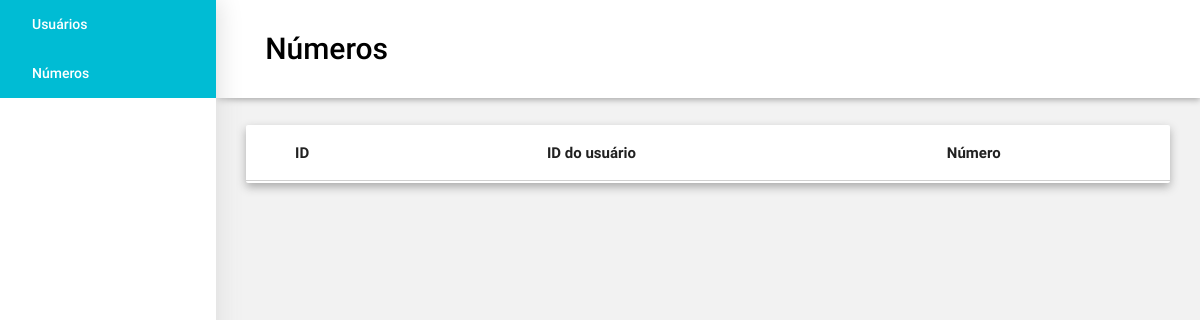
Page /index.php?page=numbers on the earlier database version.
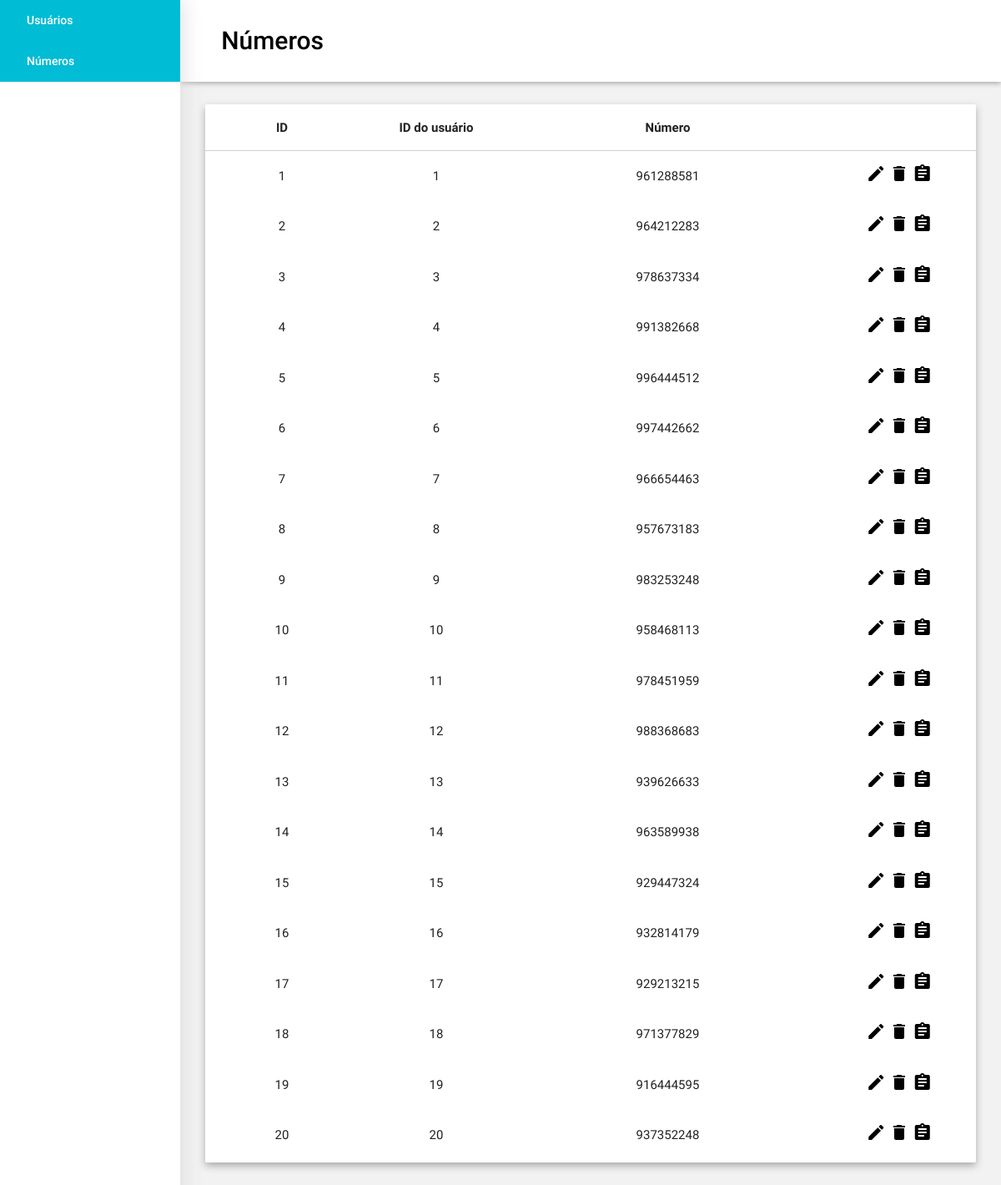
Same page on the later database version.
### tables this page shows
create table phone (
  id integer not null auto_increment,
  number varchar(20) not null,
  countryCode varchar(10) not null,
  areaCode varchar(10) not null,
  idUser integer not null,
  primary key(id),
  foreign key(countryCode) references country_code(code),
  foreign key(areaCode) references area_code(code),
  foreign key(idUser) references user(id));

### numbers-table.php (the view)
<?php
echo("<table class='centered responsive-table'>");
$querySelect = mysqli_query($con, "select * from phone order by id");
echo("<thead>
        <tr>
            <th>ID</th>
            <th>ID do usuário</th>
            <th>Número</th>
            <th></th>
        </tr>
    </thead>"
);
while ($resSelect = mysqli_fetch_array($querySelect)) {
    echo("<tbody>
            <tr>
                <td style='width: 20%'>" . $resSelect['id'] . "</td>
                <td style='width: 20%'>" . $resSelect['idUser'] . "</td>
                <td style='width: 40%'>" . $resSelect['number'] . "</td>
                <td style='width: 20%'>
                    <a href='#main-modal'><i class='material-icons'>edit</i></a>
                    <a href='#main-modal'><i class='material-icons'>delete</i></a>
                    <a href='#main-modal'><i class='material-icons'>assignment</i></a>
                </td>
            </tr>
        </tbody>"
    );
}
echo("</table>");

### index.php (shortened to what this page needs)
<?php include("db/connection.php") ?>
<!DOCTYPE html>
<html lang="en">
    <head>
        <link href="css/materialize.css" type="text/css" rel="stylesheet" media="screen,projection"/>
        <link href="css/style.css" type="text/css" rel="stylesheet" media="screen,projection"/>
    </head>
    <body>
        <?php
            include("head.php")
        ?>
        <div class="container main-container">
            <div class="card">
                <div class="card-content">
                    <?php
                        if (isset($_REQUEST["page"])) {
                            if ($_REQUEST["page"] == "users") {
                                include("users-table.php");
                            } else {
                                include("numbers-table.php");
                            }
                        } else {
                            include("users-table.php");
                        }
                    ?>
                </div>
            </div>
        </div>
    </body>
</html>

### head.php (shortened to what this page needs)
<!DOCTYPE html>
<html lang="en">
<head>
    <link href="css/materialize.css" type="text/css" rel="stylesheet" media="screen,projection"/>
    <link href="css/style.css" type="text/css" rel="stylesheet" media="screen,projection"/>
</head>
<body>
<?php
    if (isset($_REQUEST["page"])) {
        if ($_REQUEST["page"] == "users") {
            $pageUsers = true;
        } else {
            $pageUsers = false;
        }
    } else {
        $pageUsers = true;
    }
?>
<nav class="white header">
    <div class="nav-wrapper fixed" id="header-container">
        <?php if ($pageUsers) { ?>
            <a class='page-title'><strong>Usuários</strong></a>
        <?php } else { ?>
            <a class='page-title'><strong>Números</strong></a>
        <?php } ?>
        <ul id="slide-out" class="side-nav fixed">
            <li <?php if ($pageUsers) echo("class='active'") ?>>
                <a class="waves-effect waves-light" href="index.php?page=users">Usuários</a>
            </li>
            <li <?php if (!$pageUsers) echo("class='active'") ?>>
                <a class="waves-effect waves-light" href="index.php?page=numbers">Números</a>
            </li>
        </ul>
    </div>
</nav>
</body>
</html>

### css/style.css (style rules this page uses)
body { background-color: rgba(0, 0, 0, 0.05); padding-left: 18%; }
.main-container { padding: 2% 3%; width: 100%; }
a strong { color: black; }
.header { height: 98px; width: 100%; box-shadow: 0 2px 6px #aaa; }
.page-title { font-size: 2.0rem; line-height: 98px; padding: 0 5%; color: black; }
i { color: black; }
#slide-out { width: 18%; box-shadow: 2px 0 24px #ddd; }
ul#slide-out a { height: 49px; line-height: 49px; }
li.active a { background-color: #00BCD4; color: #FFF; }
.card { box-shadow: 0 4px 10px #aaa; }
.card .card-content { padding: 2px 0; }

Differences in the rows shown:
added phone: id "1", idUser "1", number "961288581"
added phone: id "2", idUser "2", number "964212283"
added phone: id "3", idUser "3", number "978637334"
added phone: id "4", idUser "4", number "991382668"
added phone: id "5", idUser "5", number "996444512"
added phone: id "6", idUser "6", number "997442662"
added phone: id "7", idUser "7", number "966654463"
added phone: id "8", idUser "8", number "957673183"
added phone: id "9", idUser "9", number "983253248"
added phone: id "10", idUser "10", number "958468113"
added phone: id "11", idUser "11", number "978451959"
added phone: id "12", idUser "12", number "988368683"
added phone: id "13", idUser "13", number "939626633"
added phone: id "14", idUser "14", number "963589938"
added phone: id "15", idUser "15", number "929447324"
added phone: id "16", idUser "16", number "932814179"
added phone: id "17", idUser "17", number "929213215"
added phone: id "18", idUser "18", number "971377829"
added phone: id "19", idUser "19", number "916444595"
added phone: id "20", idUser "20", number "937352248"
